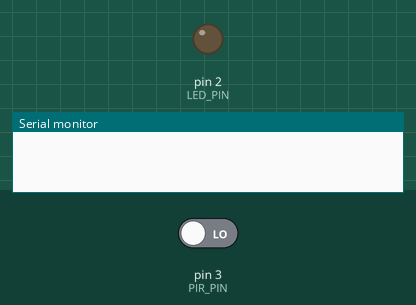
The sketch below on a simulated Arduino Uno, built with avr-gcc and run on an emulated ATmega328P. On the bench: output pins drawn as LEDs (lit = HIGH), the last lines printed to the serial monitor. The inputs (shaded band) are chosen by the test bench; at power-on: pin 3 (PIR_PIN) LOW.

Above: at 1.2 s.
1.3 s: pin 3 (PIR_PIN) driven HIGH
At 1.7 s:
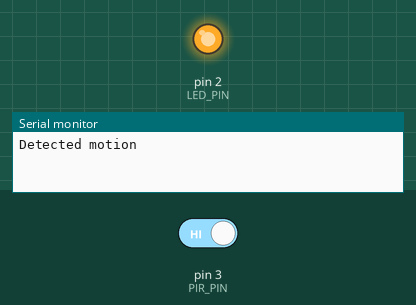
4.3 s: pin 3 (PIR_PIN) driven LOW
At 5.3 s:
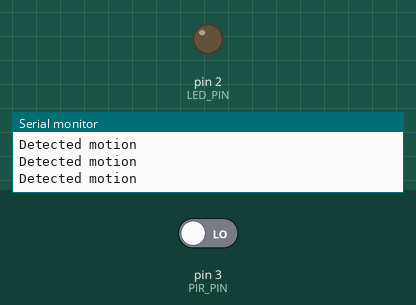
Timing chart, 0 to 7.3 s (numbered marks = the images above; inputs shaded):
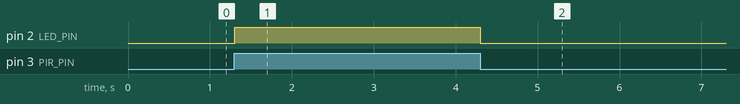

The sketch:

Task1.1P.ino
```cpp
const int LED_PIN = 2;
const int PIR_PIN = 3;

void setup()
{
  // Log output
  Serial.begin(9600);

  // Setup pins
  pinMode(LED_PIN, OUTPUT);
  pinMode(PIR_PIN, INPUT);
}

void loop()
{
  int motion = digitalRead(PIR_PIN);

  // Detected motion
  if (motion == HIGH)
  {
    Serial.println("Detected motion");

    // Activate LED for 0.5 seconds
    digitalWrite(LED_PIN, HIGH);
    delay(500);
    digitalWrite(LED_PIN, LOW);
  }
}
```

Measured:
- after the input at 1.3 s, pin 2 (LED_PIN): LOW → HIGH at once
- after the input at 4.3 s, pin 2 (LED_PIN): HIGH → LOW at once
